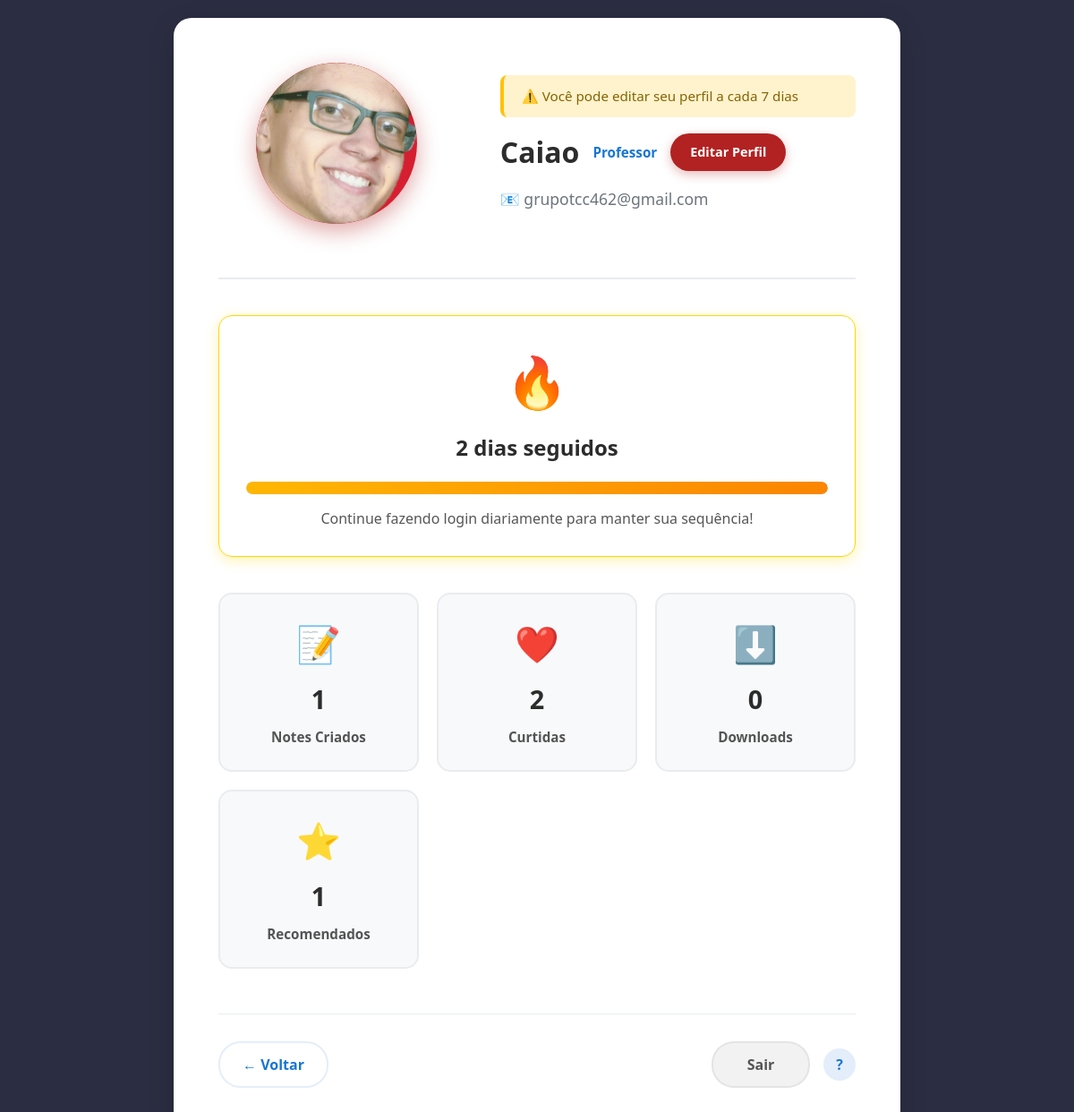
The app's page /perfil/ (signed in) with its own data.
### accounts/models.py (models this page shows, shortened)
class User(AbstractUser):
    USER_TYPE_CHOICES = (
        ('admin', 'Administrador'),
        ('professor', 'Professor'),
        ('aluno', 'Aluno'),  # Atualizado de 'estudante' para 'aluno'
    )
    user_type = models.CharField(
        max_length=20,
        choices=USER_TYPE_CHOICES,
        default='aluno',  # Atualizado
        verbose_name='Tipo de Usuário'
    )
    matricula = models.CharField(max_length=20, blank=True, null=True, verbose_name='Matrícula')
    telefone = models.CharField(max_length=15, blank=True, null=True, verbose_name='Telefone')
    first_login = models.BooleanField(default=True, verbose_name='Primeiro Login')
    class Meta:
        verbose_name = 'Usuário'
        verbose_name_plural = 'Usuários'

### perfil/models.py (models this page shows, shortened)
class PerfilUsuario(models.Model):
    user = models.OneToOneField(User, on_delete=models.CASCADE, related_name='perfil')
    photo = models.ImageField(upload_to='profile_pics/', null=True, blank=True, verbose_name='Foto de Perfil')
    last_edit = models.DateTimeField(null=True, blank=True, verbose_name='Última edição do perfil')
    last_login_date = models.DateField(null=True, blank=True, verbose_name='Último login')
    streak_count = models.IntegerField(default=0, verbose_name='Dias consecutivos')
    class Meta:
        verbose_name = 'Perfil'
        verbose_name_plural = 'Perfis'
    def update_streak(self):
        today = date.today()
        if self.last_login_date == today:
            return
    def streak_progress(self):
        return min((self.streak_count / 30) * 100, 100)

### perfil/views.py (the view)
# urls.py: path('', views.perfil_view, name='perfil'),
@login_required
def perfil_view(request):
    user = request.user
    perfil, created = PerfilUsuario.objects.get_or_create(user=user)
    perfil.update_streak()
    notes_count = Note.objects.filter(author=user).count()
    likes_count = NoteLike.objects.filter(user=user).count()
    downloads_count = Note.objects.filter(author=user).aggregate(
        total=Sum('downloads')
    )['total'] or 0
    recommended_notes_count = 0
    if user.user_type == 'professor' or user.is_staff:
        recommended_notes_count = NoteRecommendation.objects.filter(teacher=user).count()
    context = {
        'streak_count': perfil.streak_count,
        'streak_progress': perfil.streak_progress(),
        'notes_count': notes_count,
        'likes_count': likes_count,
        'downloads_count': downloads_count,
        'recommended_notes_count': recommended_notes_count,
    }
    return render(request, 'perfil/perfil.html', context)

### perfil/templates/perfil/perfil.html (shortened to what this page needs)
<!DOCTYPE html>
<html lang="pt-br">
<head>
    {% load static %}
    <link href="https://cdn.jsdelivr.net/npm/bootstrap@5.3.0/dist/css/bootstrap.min.css" rel="stylesheet">
    <link rel="stylesheet" href="https://cdnjs.cloudflare.com/ajax/libs/cropperjs/1.5.13/cropper.min.css">
</head>
<body>
    <div class="profile-modal">
        <div class="profile-header">
            <div class="profile-photo-section">
                <div class="profile-avatar" id="profileAvatar">
                    {% if user.perfil.photo %}
                        <img src="{{ user.perfil.photo.url }}" alt="Foto de perfil">
                    {% else %}
                        {{ user.username|slice:":1"|upper }}
                    {% endif %}
                </div>
            </div>
            <div class="profile-info-section">
                <div class="edit-hint">
                    ⚠️ Você pode editar seu perfil a cada 7 dias
                </div>
                <div class="profile-name-row">
                    <span class="profile-name">{{ user.username }}</span>
                    <span class="user-badge"
                          data-tooltip="{% if user.user_type == 'professor' %}Conta verificada de professor – acesso a recursos exclusivos{% else %}Conta de Aluno – acesso limitado a recursos{% endif %}">
                        {% if user.user_type == 'professor' %}Professor{% else %}Aluno{% endif %}
                    </span>
                    <button class="btn-edit-profile" data-bs-toggle="modal" data-bs-target="#editarPerfilModal">
                        Editar Perfil
                    </button>
                </div>
                {% if user.email %}
                <div class="profile-email">
                    📧 {{ user.email }}
                </div>
                {% endif %}
            </div>
        </div>
        <div class="streak-container">
            <span class="streak-icon">🔥</span>
            <span class="streak-text">{{ streak_count }} dias seguidos</span>
            <div class="streak-bar">
                <div class="streak-progress" style="width: {{ streak_progress }}%;"></div>
            </div>
            <small style="display: block; margin-top: 15px; opacity: 0.8; font-size: 1rem;">
                Continue fazendo login diariamente para manter sua sequência!
            </small>
        </div>
        <div class="interactions-section">
            <button class="interaction-btn">
                <span class="emoji">📝</span>
                <span class="count">{{ notes_count }}</span>
                <span class="label">Notes Criados</span>
            </button>
            <button class="interaction-btn">
                <span class="emoji">❤️</span>
                <span class="count">{{ likes_count }}</span>
                <span class="label">Curtidas</span>
            </button>
            <button class="interaction-btn">
                <span class="emoji">⬇️</span>
                <span class="count">{{ downloads_count }}</span>
                <span class="label">Downloads</span>
            </button>
            {% if user.user_type == 'professor' or user.is_staff %}
            <button class="interaction-btn">
                <span class="emoji">⭐</span>
                <span class="count">{{ recommended_notes_count }}</span>
                <span class="label">Recomendados</span>
            </button>
            {% endif %}
        </div>
        <div class="profile-footer">
            <button class="action-btn action-btn--primary" onclick="window.history.back()">
                ← Voltar
            </button>
            <div class="right-footer">
                <form id="logout-form" method="post" action="{% url 'accounts:logout' %}" style="display:inline;">
                    <button type="submit" class="action-btn action-btn--secondary">
                        Sair
                    </button>
                </form>
                <button class="tutorial-btn" onclick="showTutorial()" title="Tutorial (em breve)">
                    ?
                </button>
            </div>
        </div>
    </div>
</body>
</html>

### perfil/templates/perfil/perfil.html (style rules this page uses)
:root { --primary: rgb(178, 34, 34); --primary-dark: rgb(222, 30, 53); --background: rgb(43, 45, 66); }
* { margin: 0; padding: 0; box-sizing: border-box; }
body { font-family: 'Segoe UI', Tahoma, Geneva, Verdana, sans-serif; background: var(--background); min-height: 100vh; color: #2c2c2c; display: flex; align-items: center; justify-content: center; padding: 20px; }
.profile-modal { background: white; border-radius: 20px; padding: 50px; box-shadow: 0 8px 30px rgba(0,0,0,0.15); width: 70%; max-width: 1400px; min-width: 320px; animation: fadeInUp 0.4s ease; position: relative; }
.edit-hint { background: #fff3cd; border-left: 4px solid #ffc107; padding: 12px 20px; border-radius: 8px; margin-bottom: 15px; font-size: 0.95rem; color: #856404; display: flex; align-items: center; gap: 10px; }
.profile-header { display: grid; grid-template-columns: 1fr 1.5fr; gap: 50px; margin-bottom: 40px; padding-bottom: 40px; border-bottom: 2px solid #e9ecef; }
.profile-photo-section { display: flex; flex-direction: column; align-items: center; justify-content: flex-start; }
.profile-avatar { width: 180px; height: 180px; border-radius: 50%; background: linear-gradient(135deg, var(--primary) 0%, var(--primary-dark) 100%); display: flex; align-items: center; justify-content: center; color: white; font-size: 4rem; font-weight: 700; box-shadow: 0 8px 25px rgba(178, 34, 34, 0.4); margin-bottom: 20px; transition: all 0.3s ease; position: relative; overflow: hidden; }
.profile-avatar img { width: 100%; height: 100%; object-fit: cover; border-radius: 50%; }
.profile-info-section { display: flex; flex-direction: column; justify-content: center; }
.profile-name-row { display: flex; align-items: center; gap: 15px; margin-bottom: 15px; flex-wrap: wrap; }
.profile-name { font-size: 2rem; font-weight: 700; color: #2c2c2c; }
.user-badge { color: #1976d2; font-weight: 600; font-size: 0.95rem; cursor: help; position: relative; }
.btn-edit-profile { background: var(--primary); color: white; padding: 10px 22px; border: none; border-radius: 25px; font-weight: 600; cursor: pointer; transition: all 0.3s ease; font-size: 0.9rem; box-shadow: 0 4px 12px rgba(178, 34, 34, 0.3); }
.profile-email { color: #6c757d; font-size: 1.1rem; margin-bottom: 20px; display: flex; align-items: center; gap: 8px; }
.streak-container { background: rgba(255, 255, 255, 0.15); border: 1.5px solid gold; border-radius: 15px; padding: 30px; text-align: center; backdrop-filter: blur(4px); margin-bottom: 40px; box-shadow: 0 4px 15px rgba(255, 215, 0, 0.3); }
.streak-icon { font-size: 3.5rem; display: block; margin-bottom: 15px; }
.streak-text { font-size: 1.5rem; font-weight: 700; display: block; margin-bottom: 20px; color: #2c2c2c; }
.streak-bar { width: 100%; height: 14px; background: rgba(0, 0, 0, 0.1); border-radius: 20px; overflow: hidden; }
.streak-progress { height: 14px; background: linear-gradient(90deg, #ffb703, #fb8500); border-radius: 20px; transition: width 0.3s ease; }
.interactions-section { display: grid; grid-template-columns: repeat(auto-fit, minmax(200px, 1fr)); gap: 20px; margin-bottom: 50px; }
.interaction-btn { background: #f8f9fa; border: 2px solid #e9ecef; padding: 25px 20px; border-radius: 15px; text-align: center; font-size: 1.1rem; font-weight: 600; color: #2c2c2c; transition: all 0.3s ease; cursor: pointer; display: flex; flex-direction: column; align-items: center; gap: 10px; }
.interaction-btn .emoji { font-size: 2.5rem; }
.interaction-btn .count { font-size: 1.8rem; font-weight: 700; }
.interaction-btn .label { font-size: 0.95rem; opacity: 0.8; }
.profile-footer { display: flex; justify-content: space-between; align-items: center; padding-top: 30px; border-top: 1px solid #e9ecef; }
.action-btn { padding: 12px 25px; border-radius: 25px; font-weight: 600; border: none; cursor: pointer; min-width: 110px; transition: all 0.3s ease; }
.action-btn--primary { background: transparent; color: #1976d2; border: 2px solid rgba(25,118,210,0.12); }
.action-btn--secondary { background: #f2f2f2; color: #555; border: 2px solid rgba(0,0,0,0.06); }
.right-footer { display: flex; gap: 15px; align-items: center; }
.tutorial-btn { width: 36px; height: 36px; border-radius: 50%; background: rgba(25,118,210,0.12); color: #1976d2; border: none; font-weight: 700; cursor: pointer; transition: all 0.3s ease; display: flex; align-items: center; justify-content: center; }

### records on screen
User: perfil.photo (picture), username "Caiao", email "grupotcc462@gmail.com"

### other values on screen
{{ streak_count }} "2"
{{ notes_count }} "1"
{{ likes_count }} "2"
{{ downloads_count }} "0"
{{ recommended_notes_count }} "1"
